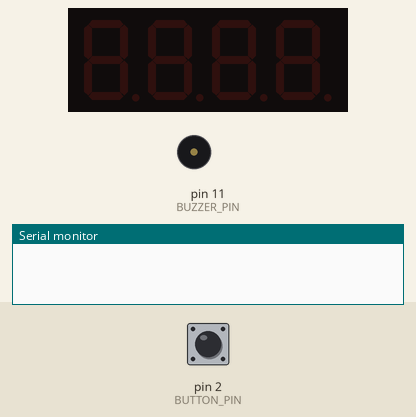
This sketch was run on a simulated Arduino Uno, built with avr-gcc and run on an emulated ATmega328P. Parts: 4-digit seven-segment display, buzzer (waves = sounding), the last lines printed to the serial monitor. The inputs (shaded band) are chosen by the test bench; at power-on: pin 2 (BUTTON_PIN) HIGH.

Above: at 1.2 s.
1.3 s: pin 2 (BUTTON_PIN) pulled LOW for 0.15 s
At 1.8 s:
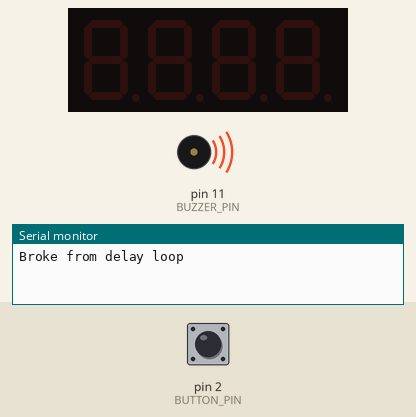
3.4 s: pin 2 (BUTTON_PIN) pulled LOW for 1 s
At 4.96 s:
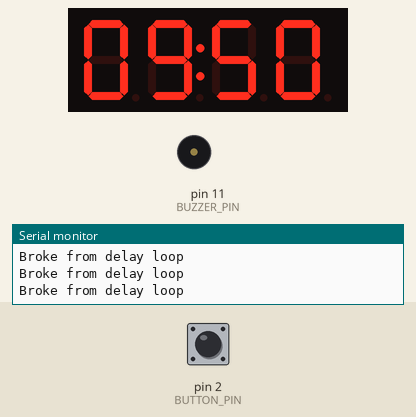
6.0 s: pin 2 (BUTTON_PIN) pulled LOW for 0.15 s
At 6.2 s:
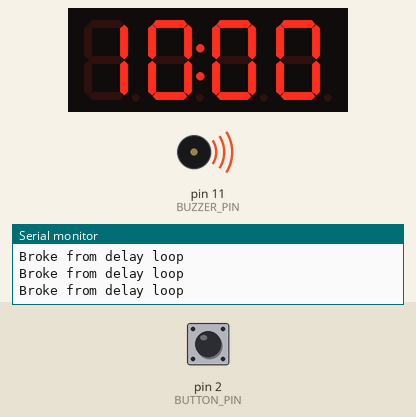
Timing chart, 0 to 9.0 s (numbered marks = the images above; inputs shaded):
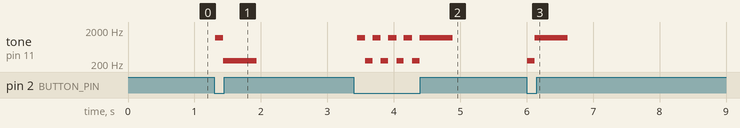

The sketch:

WorkoutTimer.ino
```cpp
/*
Created by: Quinton Odenthal
Date: 8/25/2024
*/

#include "pitches.h"
#include <TM1637.h>
#include "time.h"

// Adjustable tone variables
const int SETUP_TONE = NOTE_D6;
const int ACTIVE_TONE = NOTE_D7;
const int OFF_TONE = NOTE_B3;

// Digital display variables
const int CLK = 12;
const int DIO = 10;
TM1637 tm(CLK, DIO);

// Pin variables
const int BUZZER_PIN = 11;
const int BUTTON_PIN = 2;

// Delay variables
const int MS_BUTTON_PRESSED_CHECK_DELAY = 100;
const unsigned long MS_SECOND = 1000;
const int SEC_SETUP_TIME = 10;
const int SEC_ACTIVE_TIME = 60;
const int MS_TONE_DURATION = 500;
const int MS_DISPLAY_UPDATE_DELAY = 10;

bool onState = false; // True when in running state, False when in off state

void setup() {
  // 4-digit display initialization
  tm.init();
  // Display brightness; 0-7
  tm.set(2);

  pinMode(BUZZER_PIN, OUTPUT);
  pinMode(BUTTON_PIN, INPUT);
  Serial.begin(9600); // BAUD rate
}

void loop() {
  // Loop that waits for button to be pressed
  while (onState)
  {
    // Set-up time
    tone(BUZZER_PIN, SETUP_TONE, MS_TONE_DURATION); // Buzzer plays to signal start of set-up time
    delayWithButtonPressedCheck(SEC_SETUP_TIME * MS_SECOND); // Set-up delay
    if (!onState) break;

    // Active time
    tone(BUZZER_PIN, ACTIVE_TONE, MS_TONE_DURATION); // Buzzer plays to signal start of active time
    delayWithButtonPressedCheck(SEC_ACTIVE_TIME * MS_SECOND); // Active delay
    if (!onState) break;
  }

  delay(MS_BUTTON_PRESSED_CHECK_DELAY);
  if (digitalRead(BUTTON_PIN) == LOW) swapState();
}


// This function implements the desired delay (ms) while constantly checking for button input and updating the display
void delayWithButtonPressedCheck(unsigned long msDesiredDelay)
{
  unsigned long START_TIME = millis(); // Marks the start of the delay
  unsigned long TIME_ELAPSED = 0; // Tracks the time elapsed in the current delay
  while (TIME_ELAPSED <= msDesiredDelay)
  {
    // TODO Add a little loop here that updates the display at the desired rate whil maintaining the desired delay before checking the button again
    displayTime(msDesiredDelay - TIME_ELAPSED); // Displays the time left before the delay is over
    delay(MS_BUTTON_PRESSED_CHECK_DELAY);

    // If the button is pressed, flip the on state, end the loop
    if (digitalRead(BUTTON_PIN) == LOW)
    {
      swapState();
      Serial.println("Broke from delay loop");
      break;
    }

    TIME_ELAPSED = millis() - START_TIME; // Update the time elapsed in this delay
  }
}


// Displays the given time (ms) as seconds and hundreths of seconds
void displayTime(unsigned long msDisplayTime)
{
  tm.display(0, (msDisplayTime / 10000) % 10); // First digit; Tens of seconds
  tm.display(1, (msDisplayTime / 1000) % 10); // Second digit; Seconds
  tm.display(2, (msDisplayTime / 100) % 10); // Third digit; Tenths of seconds
  tm.display(3, (msDisplayTime / 10) % 10); // Fourth digit; Hundreths of seconds
}

// This function handles the switching from on to off state
void swapState()
{
  onState = onState == false; // Swaps the boolean state value

  if (onState) // Switching from off to on
  {
    // Start the display
    tm.point(true); // Turns on the middle colon
  }
  else // Switching from on to off
  {
    tone(BUZZER_PIN, OFF_TONE, MS_TONE_DURATION); // Buzzer plays to signal turn off

    // Stop the display
    tm.point(false); // Turns off the middle colon
    tm.clearDisplay();
  }
}
```

pitches.h
```cpp
/*************************************************
   Public Constants

   Quinton Odenthal did not make this
 *************************************************/

#define NOTE_B0 31
#define NOTE_C1 33
#define NOTE_CS1 35
#define NOTE_D1 37
#define NOTE_DS1 39
#define NOTE_E1 41
#define NOTE_F1 44
#define NOTE_FS1 46
#define NOTE_G1 49
#define NOTE_GS1 52
#define NOTE_A1 55
#define NOTE_AS1 58
#define NOTE_B1 62
#define NOTE_C2 65
#define NOTE_CS2 69
#define NOTE_D2 73
#define NOTE_DS2 78
#define NOTE_E2 82
#define NOTE_F2 87
#define NOTE_FS2 93
#define NOTE_G2 98
#define NOTE_GS2 104
#define NOTE_A2 110
#define NOTE_AS2 117
#define NOTE_B2 123
#define NOTE_C3 131
#define NOTE_CS3 139
#define NOTE_D3 147
#define NOTE_DS3 156
#define NOTE_E3 165
#define NOTE_F3 175
#define NOTE_FS3 185
#define NOTE_G3 196
#define NOTE_GS3 208
#define NOTE_A3 220
#define NOTE_AS3 233
#define NOTE_B3 247
#define NOTE_C4 262
#define NOTE_CS4 277
#define NOTE_D4 294
#define NOTE_DS4 311
#define NOTE_E4 330
#define NOTE_F4 349
#define NOTE_FS4 370
#define NOTE_G4 392
#define NOTE_GS4 415
#define NOTE_A4 440
#define NOTE_AS4 466
#define NOTE_B4 494
#define NOTE_C5 523
#define NOTE_CS5 554
#define NOTE_D5 587
#define NOTE_DS5 622
#define NOTE_E5 659
#define NOTE_F5 698
#define NOTE_FS5 740
#define NOTE_G5 784
#define NOTE_GS5 831
#define NOTE_A5 880
#define NOTE_AS5 932
#define NOTE_B5 988
#define NOTE_C6 1047
#define NOTE_CS6 1109
#define NOTE_D6 1175
#define NOTE_DS6 1245
#define NOTE_E6 1319
#define NOTE_F6 1397
#define NOTE_FS6 1480
#define NOTE_G6 1568
#define NOTE_GS6 1661
#define NOTE_A6 1760
#define NOTE_AS6 1865
#define NOTE_B6 1976
#define NOTE_C7 2093
#define NOTE_CS7 2217
#define NOTE_D7 2349
#define NOTE_DS7 2489
#define NOTE_E7 2637
#define NOTE_F7 2794
#define NOTE_FS7 2960
#define NOTE_G7 3136
#define NOTE_GS7 3322
#define NOTE_A7 3520
#define NOTE_AS7 3729
#define NOTE_B7 3951
#define NOTE_C8 4186
#define NOTE_CS8 4435
#define NOTE_D8 4699
#define NOTE_DS8 4978
```

Measured:
- after the input at 1.3 s, tone on pin 11 (BUZZER_PIN): silent → 1175 Hz at once, → 247 Hz 0.12 s later, → silent 0.50 s later; the display: first changes at once (image 1 shows a later state)
- after the input at 3.4 s, tone on pin 11 (BUZZER_PIN): plays 1175 Hz for 0.12 s, 247 Hz for 0.11 s, 1175 Hz for 0.12 s, 247 Hz for 0.11 s, 1175 Hz for 0.12 s, 247 Hz for 0.11 s … (9 notes in this stretch), starting after 0.05 s; the display: first changes after 0.07 s (image 2 shows a later state)
